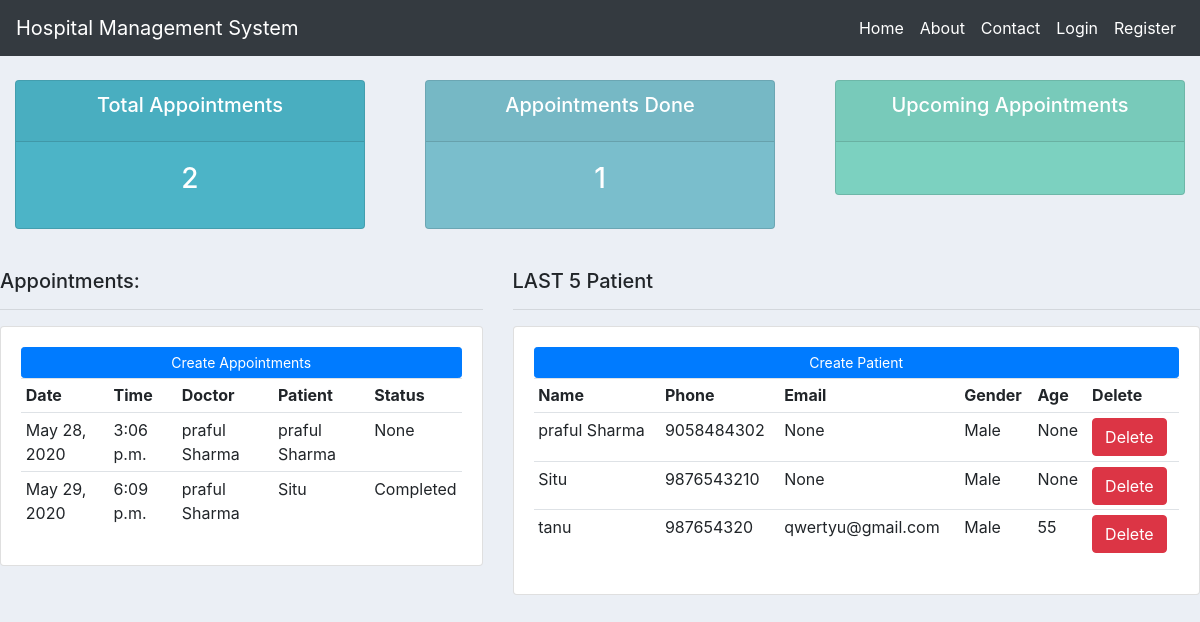
/dashboard/, run on the app's committed database.
### hospital/models.py (models this page shows, shortened)
class Appointment(models.Model):
    doctor = models.ForeignKey(Doctor, on_delete=models.CASCADE)
    patient = models.ForeignKey(Patient, on_delete=models.CASCADE)
    date = models.DateField()
    time = models.TimeField()
    status = models.CharField(max_length=10)

class Doctor(models.Model):
    name = models.CharField(max_length=50)
    mobile = models.ImageField()
    specialization = models.CharField(max_length=50)
    def __str__(self):
        return self.name

class Patient(models.Model):
    name = models.CharField(max_length=50)
    gender = models.CharField(max_length=10)
    mobile = models.ImageField(null=True)
    age = models.CharField(max_length=5)
    email = models.CharField(max_length=50)
    address = models.CharField(max_length=150)
    def __str__(self):
        return self.name

### hospital/views.py (the view)
# urls.py: path('dashboard/', dashboard, name='dashboard'),
def dashboard(request):
    appointment = Appointment.objects.all()
    patient = Patient.objects.all()
    pending = 0
    completed = 0
    total = 0
    for i in appointment:
        total += 1
        if i.status == 'Completed':
            completed += 1
        if i.status == 'Pending':
            pending += 1
    x = {'appointment': appointment, 'patient': patient, 'completed': completed, 'pending': pending, 'total': total}
    return render(request, 'dashboard.html', x)

### hospital/templates/dashboard.html
{% extends 'navigationBar.html' %}
{% load static %}
{% block body %}
    {% include 'status.html' %}
    <br>
    <div class="row">
        <div class="col-md-5">
            <h5>Appointments:</h5>
            <hr>
            <div class="card card-body">
                <a class="btn btn-primary  btn-sm btn-block" href="{% url 'add_appointment' %}">Create Appointments</a>
                <table class="table table-sm">
                    <tr>
                        <th>Date</th>
                        <th>Time</th>
                        <th>Doctor</th>
                        <th>Patient</th>
                        <th>Status</th>
                    </tr>
                    {% for i in appointment %}
                        <tr>
                            <td>{{ i.date }}</td>
                            <td>{{ i.time }}</td>
                            <td>{{ i.doctor }}</td>
                            <td>{{ i.patient }}</td>
                            <td>{{ i.status }}</td>
                        </tr>
                    {% endfor %}
                </table>
            </div>
        </div>
        <div class="col-md-7">
            <h5>LAST 5 Patient</h5>
            <hr>
            <div class="card card-body">
                <a class="btn btn-primary  btn-sm btn-block" href="{% url 'add_patient' %}">Create Patient</a>
                <table class="table table-sm">
                    <tr>
                        <th>Name</th>
                        <th>Phone</th>
                        <th>Email</th>
                        <th>Gender</th>
                        <th>Age</th>
                        <th>Delete</th>
                    </tr>
                    {% for i in patient %}
                        <tr>
                            <td>{{ i.name }}</td>
                            <td>{{ i.mobile }}</td>
                            <td>{{ i.email }}</td>
                            <td>{{ i.gender }}</td>
                            <td>{{ i.age }}</td>
                            <td><a href="{% url 'delete_patient' i.id %}"
                                   onclick="return confirm('Are you really want to Delete?')" class="btn btn-danger">Delete</a>
                            </td>
                        </tr>
                    {% endfor %}
                </table>
            </div>
        </div>
    </div>
{% endblock %}

### hospital/templates/navigationBar.html (style rules this page uses)
body { background-color: #ebeff5; }

### data on the page
Appointment: date "May 28, 2020", time "3:06 p.m.", doctor "praful Sharma", patient "praful Sharma", status "None"
Appointment: date "May 29, 2020", time "6:09 p.m.", doctor "praful Sharma", patient "Situ", status "Completed"
Patient: name "praful Sharma", mobile "9058484302", email "None", gender "Male", age "None"
Patient: name "Situ", mobile "9876543210", email "None", gender "Male", age "None"
Patient: name "tanu", mobile "987654320", email "qwertyu@gmail.com", gender "Male", age "55"

### other printed values
{{ total }} "2"
{{ completed }} "1"
